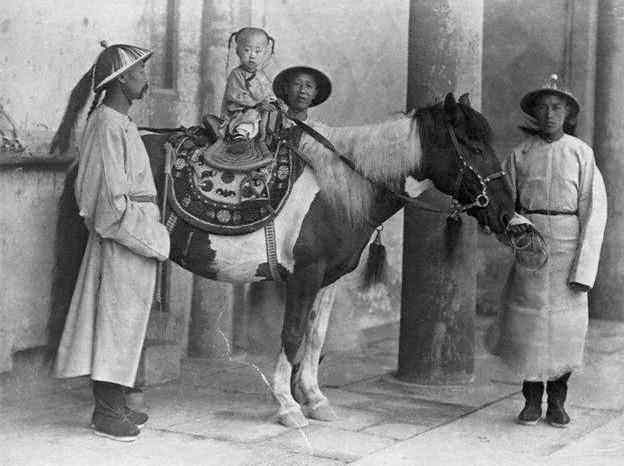
#> input picture project4-GAN_make_people_move_from_old_picture/project/GAN/images/3.jpg, 624 x 466 px
$ jupyter execute --allow-errors demo.ipynb
#> lines starting #> are read from the running program, lines starting #| are printed output that depends on the picture
### project4-GAN_make_people_move_from_old_picture/project/GAN/demo.py
import sys
import os
sys.path.append("./DeOldify")

# 导入deoldify相关组件
from deoldify.filters import IFilter, MasterFilter, ColorizerFilter
from deoldify.generators import gen_inference_deep, gen_inference_wide
from pathlib import Path
from PIL import Image

# 导入RealSR相关组件
sys.path.append("./RealSR")
import options.options as option
import utils.util as util
from models import create_model

import cv2
import torch
import numpy as np

# 导入FOM
sys.path.append("./first-order-model")
import yaml
from tqdm import tqdm
import imageio
from skimage.transform import resize
from skimage import img_as_ubyte
from sync_batchnorm import DataParallelWithCallback
from modules.generator import OcclusionAwareGenerator
from modules.keypoint_detector import KPDetector
from animate import normalize_kp
from scipy.spatial import ConvexHull

class GanApp:
    def __init__(self):
        # 初始化 deoldify
        learn_stable = gen_inference_wide(root_folder=Path('./DeOldify'), weights_name='ColorizeStable_gen')
        self.deoldify_model = MasterFilter([ColorizerFilter(learn=learn_stable)], render_factor=10)
        print('初始化deoldify ok')
        # 初始化超分
        self.sr_opt = option.parse('./config/test_dped.yml', is_train=False)
        self.sr_opt = option.dict_to_nonedict(self.sr_opt)

        self.sr_model = create_model(self.sr_opt)
        print('初始化RealSR ok')

        # 加载FOM模型
        checkpoint = './first-order-model/weights/vox-adv-cpk.pth.tar'
        config = './first-order-model/config/vox-adv-256.yaml'

        self.fom_generator, self.fom_kp_detector = self.load_fom_checkpoints(config_path=config, checkpoint_path=checkpoint, cpu=False)
        print('初始化FOM ok')

    # [145 lines left out: functions deoldify, srGetImg, realSR, load_fom_checkpoints, make_animation, FOM_video, not called in this run]


# [14 lines of commented-out code are left out]

### project4-GAN_make_people_move_from_old_picture/project/GAN/demo.ipynb
[cell 1]
# 导入自定义模块
from demo import GanApp

[cell 2]
import numpy as np

[cell 3]
np.__version__

#> (a cell that did not finish here is left out)

[cell 5]
# 导入相关包
import cv2
import numpy as np
import matplotlib.pyplot as plt
plt.rcParams['figure.dpi']=150

## 风格化

[cell 6]
# 读取一张图
test_img = cv2.imread('./images/3.jpg')
#> test_img is the input picture: shape (466, 624, 3); min 0, max 255, mean 132.1
# 转换颜色风格
test_img_cvt = cv2.cvtColor(test_img,cv2.COLOR_BGR2RGB)
plt.axis('off')
# 显示原图
plt.imshow(test_img_cvt)

#> (a cell that did not finish here is left out)

[cell 8]
test_img = cv2.imread('./images/4.jpg')
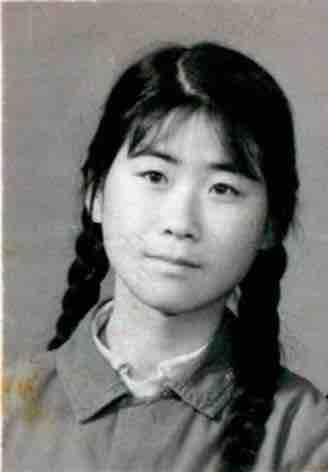
#> input picture project4-GAN_make_people_move_from_old_picture/project/GAN/images/4.jpg, 328 x 472 px
#> test_img is the input picture: shape (472, 328, 3); mean B, G, R 114.5, 116.5, 117.2
test_img_cvt = cv2.cvtColor(test_img,cv2.COLOR_BGR2RGB)
plt.axis('off')
plt.imshow(test_img_cvt)

#> (a cell that did not finish here is left out)

[cell 10]
test_img = cv2.imread('./images/2.png')
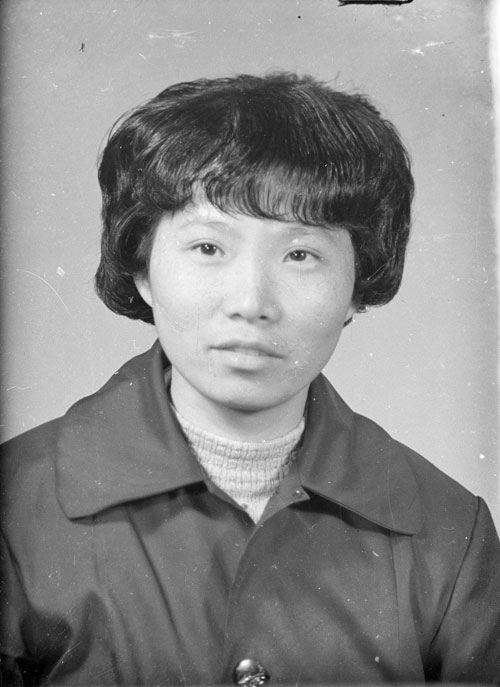
#> input picture project4-GAN_make_people_move_from_old_picture/project/GAN/images/2.png, 500 x 687 px
#> test_img is the input picture: shape (687, 500, 3); min 0, max 255, mean 137.8
test_img_cvt = cv2.cvtColor(test_img,cv2.COLOR_BGR2RGB)
plt.axis('off')
plt.imshow(test_img_cvt)
